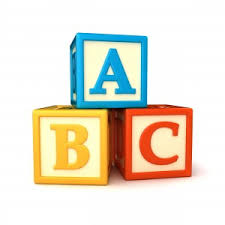
#> input picture vizually/data/images/ABC.jpeg, 225 x 225 px
$ python -i pencilSketch.py   (imports and definitions only)
#> lines starting #> are read from the running program, lines starting #| are printed output that depends on the picture
#> further down, picture is the input picture: shape (225, 225, 3); mean B, G, R 209.7, 225.3, 232
import cv2
import numpy as np

from ..models.image import Image


def pencilSketchHandler(image: np.array, params: dict) -> np.array:
    """Pencil Sketch Hnadler

    Args:
        image (np.array): image to change
        params (dict): params has { apply: bool}

    Returns:
        np.array:  image  after pencil sketch
    """

    if params['apply'] is False:
        return image

    return sketchImage(image)


def sketchImage(image: np.array) -> np.array:
    """Pencil Sketch

    Args:
        image (np.array): image to change

    Returns:
        np.array: pencil sketched image
    """
    gray = cv2.cvtColor(image, cv2.COLOR_BGR2GRAY)
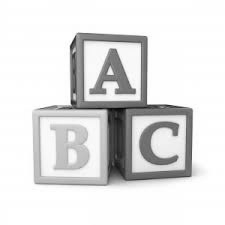
#> gray: shape (225, 225); min 1, max 255, mean 225.5
    inv = cv2.bitwise_not(gray)
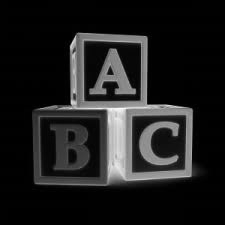
#> inv: shape (225, 225); min 0, max 254, mean 29.5
    smooth = cv2.GaussianBlur(inv, (21, 21), sigmaX=0, sigmaY=0)
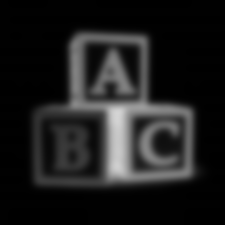
#> smooth: shape (225, 225); min 0, max 212, mean 29.5
    final = cv2.divide(gray, 255-smooth, scale=256)
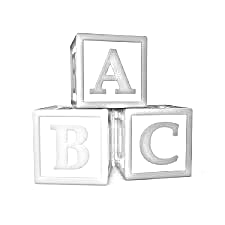
#> final: shape (225, 225); min 4, max 255, mean 246.5
    return cv2.cvtColor(final, cv2.COLOR_GRAY2BGR)

>>> import cv2
>>> picture = cv2.imread('../../data/images/ABC.jpeg')
>>> result = sketchImage(picture)

$ run again, on vizually/data/images/pineapple.jpeg
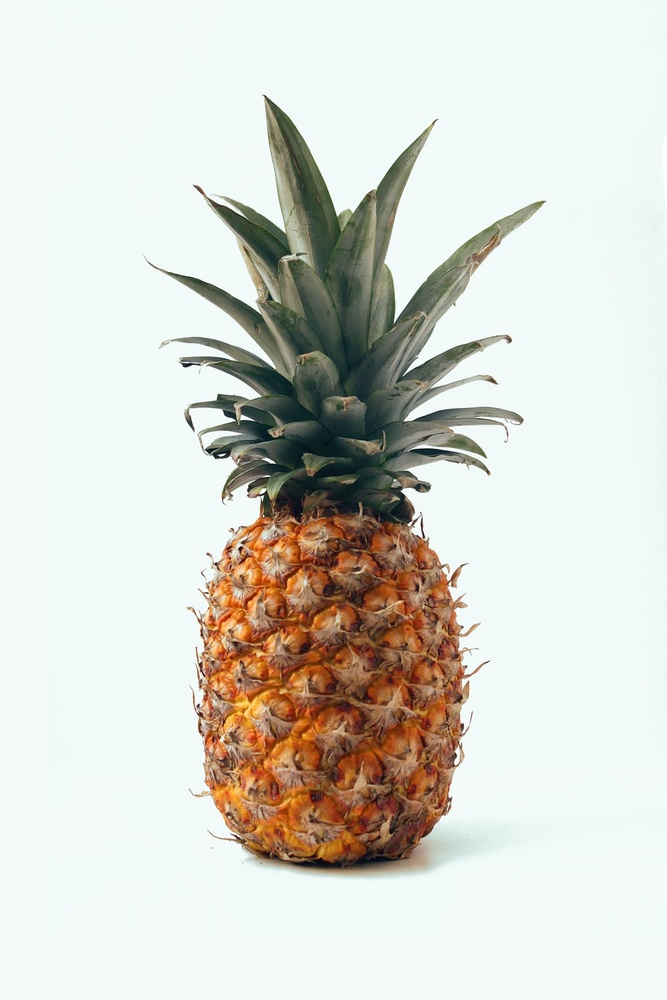
#> input picture vizually/data/images/pineapple.jpeg, 667 x 1000 px, shrunk from 1000 x 1500 before the run
#> picture is the input picture: shape (1000, 667, 3); mean B, G, R 207.1, 214, 214.1
#> in sketchImage, `smooth = cv2.GaussianBlur(inv, (21, 21), sigmaX=0, sigmaY=0)`:
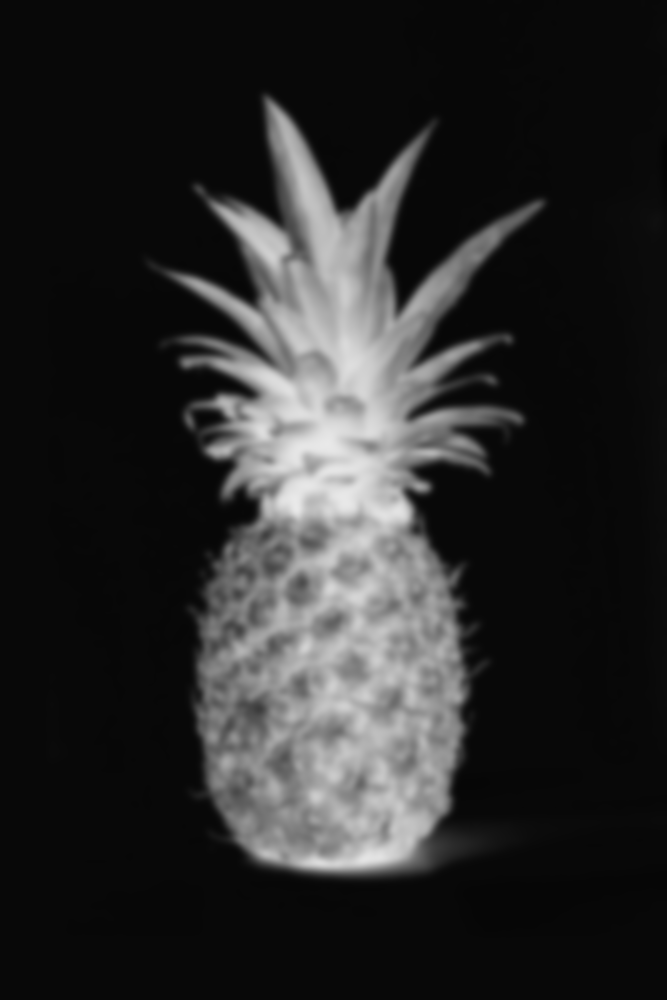
#> smooth: shape (1000, 667); min 2, max 233, mean 41.9
#> in sketchImage, `final = cv2.divide(gray, 255-smooth, scale=256)`:
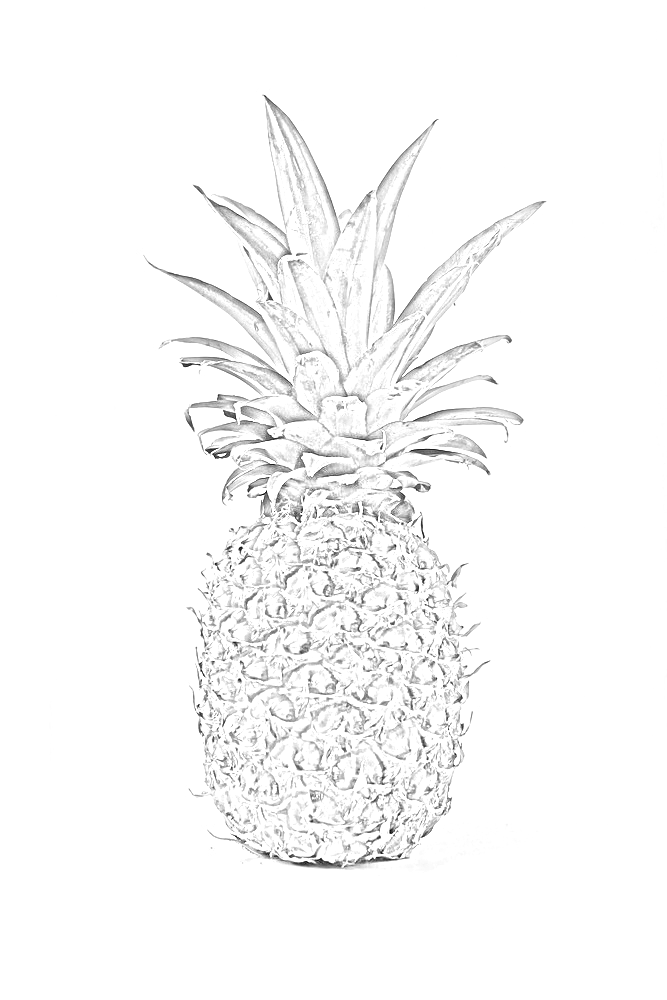
#> final: shape (1000, 667); min 5, max 255, mean 248.8
